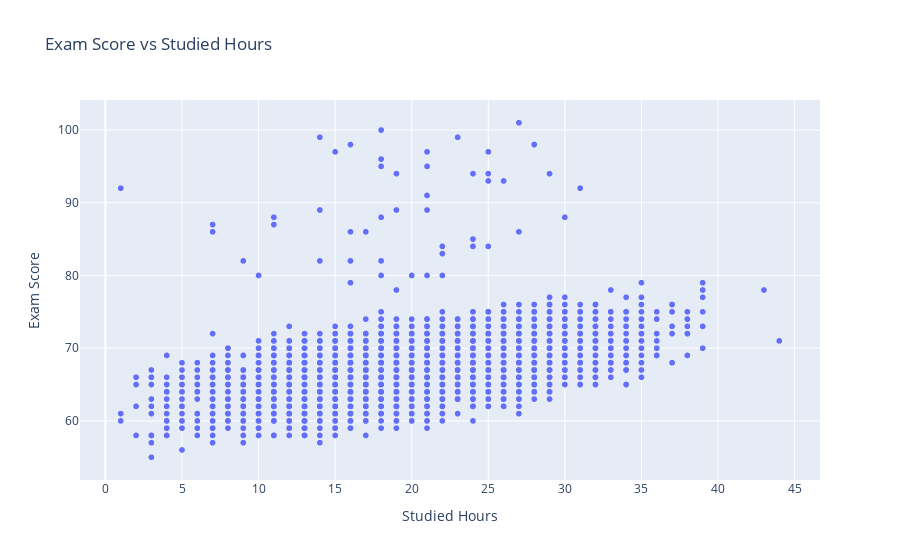

Notebook code for this chart:
### Code cell
# Show comparsion of exam_score and studied_hours
fig = px.scatter(df, x='hours_studied', y='exam_score', title='Exam Score vs Studied Hours', labels={'hours_studied': 'Studied Hours', 'exam_score': 'Exam Score'})

fig.show()

### Figure 1 — Plotly figure (JSON) as saved in the notebook; plotly's stock layout.template omitted (floating-point values rounded to 4 significant figures; data arrays with more than 128 entries replaced by an {"elided": "..."} marker saying what was removed)
{"data": [{"hovertemplate": "Studied Hours=%{x}<br>Exam Score=%{y}<extra></extra>", "legendgroup": "", "marker": {"color": "#636efa", "symbol": "circle"}, "mode": "markers", "name": "", "showlegend": false, "type": "scattergl", "x": {"elided": "6378 int values"}, "xaxis": "x", "y": {"elided": "6378 int values"}, "yaxis": "y"}], "layout": {"legend": {"tracegroupgap": 0}, "title": {"text": "Exam Score vs Studied Hours"}, "xaxis": {"anchor": "y", "domain": [0, 1], "title": {"text": "Studied Hours"}}, "yaxis": {"anchor": "x", "domain": [0, 1], "title": {"text": "Exam Score"}}}}
